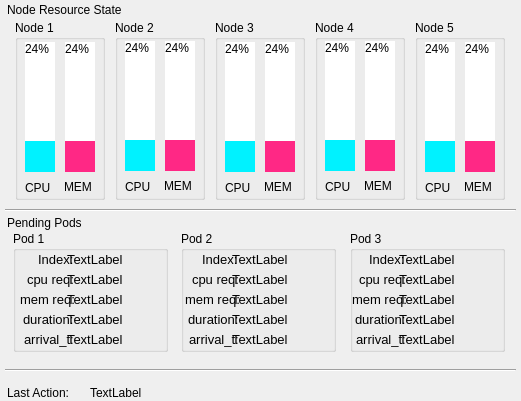
  <widget class="QWidget" name="mainMonitor" native="true">
   <property name="geometry">
    <rect>
     <x>10</x>
     <y>10</y>
     <width>521</width>
     <height>401</height>
    </rect>
   </property>
   <widget class="QGroupBox" name="nodeBox_1">
    <property name="geometry">
     <rect>
      <x>15</x>
      <y>20</y>
      <width>90</width>
      <height>180</height>
     </rect>
    </property>
    <property name="title">
     <string>Node 1</string>
    </property>
    <widget class="QProgressBar" name="node1_cpu_bar">
     <property name="geometry">
      <rect>
       <x>10</x>
       <y>22</y>
       <width>30</width>
       <height>130</height>
      </rect>
     </property>
     <property name="sizePolicy">
      <sizepolicy hsizetype="Fixed" vsizetype="Expanding">
       <horstretch>0</horstretch>
       <verstretch>0</verstretch>
      </sizepolicy>
     </property>
     <property name="styleSheet">
      <string notr="true">QProgressBar
{
border: solid grey;
color: black;
}
QProgressBar::chunk 
{
background-color:  rgb(0, 242, 255);
}      </string>
     </property>
     <property name="value">
      <number>24</number>
     </property>
     <property name="orientation">
      <enum>Qt::Vertical</enum>
     </property>
    </widget>
    <widget class="QProgressBar" name="node1_mem_bar">
     <property name="geometry">
      <rect>
       <x>50</x>
       <y>22</y>
       <width>30</width>
       <height>130</height>
      </rect>
     </property>
     <property name="sizePolicy">
      <sizepolicy hsizetype="Fixed" vsizetype="Expanding">
       <horstretch>0</horstretch>
       <verstretch>0</verstretch>
      </sizepolicy>
     </property>
     <property name="styleSheet">
      <string notr="true">QProgressBar
{
border: solid grey;
color: black;
}
QProgressBar::chunk 
{
background-color: rgb(255, 40, 133);
}      </string>
     </property>
     <property name="value">
      <number>24</number>
     </property>
     <property name="orientation">
      <enum>Qt::Vertical</enum>
     </property>
    </widget>
    <widget class="QLabel" name="label_5">
     <property name="geometry">
      <rect>
       <x>10</x>
       <y>160</y>
       <width>31</width>
       <height>16</height>
      </rect>
     </property>
     <property name="text">
      <string>CPU</string>
     </property>
    </widget>
    <widget class="QLabel" name="label_6">
     <property name="geometry">
      <rect>
       <x>49</x>
       <y>157</y>
       <width>31</width>
       <height>20</height>
      </rect>
     </property>
     <property name="text">
      <string>MEM</string>
     </property>
    </widget>
   </widget>
   <widget class="QGroupBox" name="nodeBox_2">
    <property name="geometry">
     <rect>
      <x>115</x>
      <y>20</y>
      <width>90</width>
      <height>180</height>
     </rect>
    </property>
    <property name="title">
     <string>Node 2</string>
    </property>
    <widget class="QLabel" name="label_7">
     <property name="geometry">
      <rect>
       <x>10</x>
       <y>159</y>
       <width>31</width>
       <height>16</height>
      </rect>
     </property>
     <property name="text">
      <string>CPU</string>
     </property>
    </widget>
    <widget class="QProgressBar" name="node2_mem_bar">
     <property name="geometry">
      <rect>
       <x>50</x>
       <y>21</y>
       <width>30</width>
       <height>130</height>
      </rect>
     </property>
     <property name="sizePolicy">
      <sizepolicy hsizetype="Fixed" vsizetype="Expanding">
       <horstretch>0</horstretch>
       <verstretch>0</verstretch>
      </sizepolicy>
     </property>
     <property name="styleSheet">
      <string notr="true">QProgressBar
{
border: solid grey;
color: black;
}
QProgressBar::chunk 
{
background-color: rgb(255, 40, 133);
}      </string>
     </property>
     <property name="value">
      <number>24</number>
     </property>
     <property name="orientation">
      <enum>Qt::Vertical</enum>
     </property>
    </widget>
    <widget class="QLabel" name="label_8">
     <property name="geometry">
      <rect>
       <x>49</x>
       <y>156</y>
       <width>31</width>
       <height>20</height>
      </rect>
     </property>
     <property name="text">
      <string>MEM</string>
     </property>
    </widget>
    <widget class="QProgressBar" name="node2_cpu_bar">
     <property name="geometry">
      <rect>
       <x>10</x>
       <y>21</y>
       <width>30</width>
       <height>130</height>
      </rect>
     </property>
     <property name="sizePolicy">
      <sizepolicy hsizetype="Fixed" vsizetype="Expanding">
       <horstretch>0</horstretch>
       <verstretch>0</verstretch>
      </sizepolicy>
     </property>
     <property name="styleSheet">
      <string notr="true">QProgressBar
{
border: solid grey;
color: black;
}
QProgressBar::chunk 
{
background-color:  rgb(0, 242, 255);
}      </string>
     </property>
     <property name="value">
      <number>24</number>
     </property>
     <property name="orientation">
      <enum>Qt::Vertical</enum>
     </property>
    </widget>
   </widget>
   <widget class="QGroupBox" name="nodeBox_4">
    <property name="geometry">
     <rect>
      <x>315</x>
      <y>20</y>
      <width>90</width>
      <height>180</height>
     </rect>
    </property>
    <property name="title">
     <string>Node 4</string>
    </property>
    <widget class="QLabel" name="label_11">
     <property name="geometry">
      <rect>
       <x>10</x>
       <y>159</y>
       <width>31</width>
       <height>16</height>
      </rect>
     </property>
     <property name="text">
      <string>CPU</string>
     </property>
    </widget>
    <widget class="QLabel" name="label_12">
     <property name="geometry">
      <rect>
       <x>49</x>
       <y>156</y>
       <width>31</width>
       <height>20</height>
      </rect>
     </property>
     <property name="text">
      <string>MEM</string>
     </property>
    </widget>
    <widget class="QProgressBar" name="node4_cpu_bar">
     <property name="geometry">
      <rect>
       <x>10</x>
       <y>21</y>
       <width>30</width>
       <height>130</height>
      </rect>
     </property>
     <property name="sizePolicy">
      <sizepolicy hsizetype="Fixed" vsizetype="Expanding">
       <horstretch>0</horstretch>
       <verstretch>0</verstretch>
      </sizepolicy>
     </property>
     <property name="styleSheet">
      <string notr="true">QProgressBar
{
border: solid grey;
color: black;
}
QProgressBar::chunk 
{
background-color:  rgb(0, 242, 255);
}      </string>
     </property>
     <property name="value">
      <number>24</number>
     </property>
     <property name="orientation">
      <enum>Qt::Vertical</enum>
     </property>
    </widget>
    <widget class="QProgressBar" name="node4_mem_bar">
     <property name="geometry">
      <rect>
       <x>50</x>
       <y>21</y>
       <width>30</width>
       <height>130</height>
      </rect>
     </property>
     <property name="sizePolicy">
      <sizepolicy hsizetype="Fixed" vsizetype="Expanding">
       <horstretch>0</horstretch>
       <verstretch>0</verstretch>
      </sizepolicy>
     </property>
     <property name="styleSheet">
      <string notr="true">QProgressBar
{
border: solid grey;
color: black;
}
QProgressBar::chunk 
{
background-color: rgb(255, 40, 133);
}      </string>
     </property>
     <property name="value">
      <number>24</number>
     </property>
     <property name="orientation">
      <enum>Qt::Vertical</enum>
     </property>
    </widget>
   </widget>
   <widget class="QGroupBox" name="nodeBox_3">
    <property name="geometry">
     <rect>
      <x>215</x>
      <y>20</y>
      <width>90</width>
      <height>180</height>
     </rect>
    </property>
    <property name="title">
     <string>Node 3</string>
    </property>
    <widget class="QLabel" name="label_9">
     <property name="geometry">
      <rect>
       <x>10</x>
       <y>160</y>
       <width>31</width>
       <height>16</height>
      </rect>
     </property>
     <property name="text">
      <string>CPU</string>
     </property>
    </widget>
    <widget class="QLabel" name="label_10">
     <property name="geometry">
      <rect>
       <x>49</x>
       <y>157</y>
       <width>31</width>
       <height>20</height>
      </rect>
     </property>
     <property name="text">
      <string>MEM</string>
     </property>
    </widget>
    <widget class="QProgressBar" name="node3_cpu_bar">
     <property name="geometry">
      <rect>
       <x>10</x>
       <y>22</y>
       <width>30</width>
       <height>130</height>
      </rect>
     </property>
     <property name="sizePolicy">
      <sizepolicy hsizetype="Fixed" vsizetype="Expanding">
       <horstretch>0</horstretch>
       <verstretch>0</verstretch>
      </sizepolicy>
     </property>
     <property name="styleSheet">
      <string notr="true">QProgressBar
{
border: solid grey;
color: black;
}
QProgressBar::chunk 
{
background-color:  rgb(0, 242, 255);
}      </string>
     </property>
     <property name="value">
      <number>24</number>
     </property>
     <property name="orientation">
      <enum>Qt::Vertical</enum>
     </property>
    </widget>
    <widget class="QProgressBar" name="node3_mem_bar">
     <property name="geometry">
      <rect>
       <x>50</x>
       <y>22</y>
       <width>30</width>
       <height>130</height>
      </rect>
     </property>
     <property name="sizePolicy">
      <sizepolicy hsizetype="Fixed" vsizetype="Expanding">
       <horstretch>0</horstretch>
       <verstretch>0</verstretch>
      </sizepolicy>
     </property>
     <property name="styleSheet">
      <string notr="true">QProgressBar
{
border: solid grey;
color: black;
}
QProgressBar::chunk 
{
background-color: rgb(255, 40, 133);
}      </string>
     </property>
     <property name="value">
      <number>24</number>
     </property>
     <property name="orientation">
      <enum>Qt::Vertical</enum>
     </property>
    </widget>
   </widget>
   <widget class="QGroupBox" name="nodeBox_5">
    <property name="geometry">
     <rect>
      <x>415</x>
      <y>20</y>
      <width>90</width>
      <height>180</height>
     </rect>
    </property>
    <property name="title">
     <string>Node 5</string>
    </property>
    <widget class="QLabel" name="label_13">
     <property name="geometry">
      <rect>
       <x>10</x>
       <y>160</y>
       <width>31</width>
       <height>16</height>
      </rect>
     </property>
     <property name="text">
      <string>CPU</string>
     </property>
    </widget>
    <widget class="QLabel" name="label_14">
     <property name="geometry">
      <rect>
       <x>49</x>
       <y>157</y>
       <width>31</width>
       <height>20</height>
      </rect>
     </property>
     <property name="text">
      <string>MEM</string>
     </property>
    </widget>
    <widget class="QProgressBar" name="node5_cpu_bar">
     <property name="geometry">
      <rect>
       <x>10</x>
       <y>22</y>
       <width>30</width>
       <height>130</height>
      </rect>
     </property>
     <property name="sizePolicy">
      <sizepolicy hsizetype="Fixed" vsizetype="Expanding">
       <horstretch>0</horstretch>
       <verstretch>0</verstretch>
      </sizepolicy>
     </property>
     <property name="styleSheet">
      <string notr="true">QProgressBar
{
border: solid grey;
color: black;
}
QProgressBar::chunk 
{
background-color:  rgb(0, 242, 255);
}      </string>
     </property>
     <property name="value">
      <number>24</number>
     </property>
     <property name="orientation">
      <enum>Qt::Vertical</enum>
     </property>
    </widget>
    <widget class="QProgressBar" name="node5_mem_bar">
     <property name="geometry">
      <rect>
       <x>50</x>
       <y>22</y>
       <width>30</width>
       <height>130</height>
      </rect>
     </property>
     <property name="sizePolicy">
      <sizepolicy hsizetype="Fixed" vsizetype="Expanding">
       <horstretch>0</horstretch>
       <verstretch>0</verstretch>
      </sizepolicy>
     </property>
     <property name="styleSheet">
      <string notr="true">QProgressBar
{
border: solid grey;
color: black;
}
QProgressBar::chunk 
{
background-color: rgb(255, 40, 133);
}      </string>
     </property>
     <property name="value">
      <number>24</number>
     </property>
     <property name="orientation">
      <enum>Qt::Vertical</enum>
     </property>
    </widget>
   </widget>
   <widget class="QLabel" name="label_2">
    <property name="geometry">
     <rect>
      <x>7</x>
      <y>5</y>
      <width>140</width>
      <height>10</height>
     </rect>
    </property>
    <property name="text">
     <string>Node Resource State</string>
    </property>
   </widget>
   <widget class="QLabel" name="label_3">
    <property name="geometry">
     <rect>
      <x>7</x>
      <y>215</y>
      <width>91</width>
      <height>16</height>
     </rect>
    </property>
    <property name="text">
     <string>Pending Pods</string>
    </property>
   </widget>
   <widget class="Line" name="line">
    <property name="geometry">
     <rect>
      <x>5</x>
      <y>202</y>
      <width>511</width>
      <height>16</height>
     </rect>
    </property>
    <property name="orientation">
     <enum>Qt::Horizontal</enum>
    </property>
   </widget>
   <widget class="QGroupBox" name="podBox_1">
    <property name="geometry">
     <rect>
      <x>13</x>
      <y>231</y>
      <width>155</width>
      <height>121</height>
     </rect>
    </property>
    <property name="title">
     <string>Pod 1</string>
    </property>
    <widget class="QLabel" name="label_15">
     <property name="geometry">
      <rect>
       <x>14</x>
       <y>40</y>
       <width>71</width>
       <height>16</height>
      </rect>
     </property>
     <property name="font">
      <font>
       <pointsize>10</pointsize>
      </font>
     </property>
     <property name="text">
      <string>cpu req:</string>
     </property>
    </widget>
    <widget class="QLabel" name="label_16">
     <property name="geometry">
      <rect>
       <x>7</x>
       <y>60</y>
       <width>71</width>
       <height>16</height>
      </rect>
     </property>
     <property name="font">
      <font>
       <pointsize>10</pointsize>
      </font>
     </property>
     <property name="text">
      <string>mem req:</string>
     </property>
    </widget>
    <widget class="QLabel" name="label_17">
     <property name="geometry">
      <rect>
       <x>10</x>
       <y>80</y>
       <width>71</width>
       <height>16</height>
      </rect>
     </property>
     <property name="font">
      <font>
       <pointsize>10</pointsize>
      </font>
     </property>
     <property name="text">
      <string>duration:</string>
     </property>
    </widget>
    <widget class="QLabel" name="label_18">
     <property name="geometry">
      <rect>
       <x>11</x>
       <y>100</y>
       <width>71</width>
       <height>16</height>
      </rect>
     </property>
     <property name="font">
      <font>
       <pointsize>10</pointsize>
      </font>
     </property>
     <property name="text">
      <string>arrival_t:</string>
     </property>
    </widget>
    <widget class="QLabel" name="label_19">
     <property name="geometry">
      <rect>
       <x>25</x>
       <y>20</y>
       <width>41</width>
       <height>16</height>
      </rect>
     </property>
     <property name="font">
      <font>
       <pointsize>10</pointsize>
      </font>
     </property>
     <property name="text">
      <string>Index:</string>
     </property>
    </widget>
    <widget class="QLabel" name="pod1_idx">
     <property name="geometry">
      <rect>
       <x>54</x>
       <y>20</y>
       <width>95</width>
       <height>16</height>
      </rect>
     </property>
     <property name="font">
      <font>
       <pointsize>10</pointsize>
      </font>
     </property>
     <property name="text">
      <string>TextLabel</string>
     </property>
    </widget>
    <widget class="QLabel" name="pod1_cpu_req">
     <property name="geometry">
      <rect>
       <x>54</x>
       <y>40</y>
       <width>95</width>
       <height>16</height>
      </rect>
     </property>
     <property name="font">
      <font>
       <pointsize>10</pointsize>
      </font>
     </property>
     <property name="text">
      <string>TextLabel</string>
     </property>
    </widget>
    <widget class="QLabel" name="pod1_mem_req">
     <property name="geometry">
      <rect>
       <x>54</x>
       <y>60</y>
       <width>95</width>
       <height>16</height>
      </rect>
     </property>
     <property name="font">
      <font>
       <pointsize>10</pointsize>
      </font>
     </property>
     <property name="text">
      <string>TextLabel</string>
     </property>
    </widget>
    <widget class="QLabel" name="pod1_duration">
     <property name="geometry">
      <rect>
       <x>54</x>
       <y>80</y>
       <width>95</width>
       <height>16</height>
      </rect>
     </property>
     <property name="font">
      <font>
       <pointsize>10</pointsize>
      </font>
     </property>
     <property name="text">
      <string>TextLabel</string>
     </property>
    </widget>
    <widget class="QLabel" name="pod1_arrival_t">
     <property name="geometry">
      <rect>
       <x>54</x>
       <y>100</y>
       <width>95</width>
       <height>16</height>
      </rect>
     </property>
     <property name="font">
      <font>
       <pointsize>10</pointsize>
      </font>
     </property>
     <property name="text">
      <string>TextLabel</string>
     </property>
    </widget>
   </widget>
   <widget class="QGroupBox" name="podBox_2">
    <property name="geometry">
     <rect>
      <x>181</x>
      <y>231</y>
      <width>155</width>
      <height>121</height>
     </rect>
    </property>
    <property name="title">
     <string>Pod 2</string>
    </property>
    <widget class="QLabel" name="pod2_idx">
     <property name="geometry">
      <rect>
       <x>51</x>
       <y>20</y>
       <width>95</width>
       <height>16</height>
      </rect>
     </property>
     <property name="font">
      <font>
       <pointsize>10</pointsize>
      </font>
     </property>
     <property name="text">
      <string>TextLabel</string>
     </property>
    </widget>
    <widget class="QLabel" name="label_20">
     <property name="geometry">
      <rect>
       <x>4</x>
       <y>60</y>
       <width>71</width>
       <height>16</height>
      </rect>
     </property>
     <property name="font">
      <font>
       <pointsize>10</pointsize>
      </font>
     </property>
     <property name="text">
      <string>mem req:</string>
     </property>
    </widget>
    <widget class="QLabel" name="pod2_duration">
     <property name="geometry">
      <rect>
       <x>51</x>
       <y>80</y>
       <width>95</width>
       <height>16</height>
      </rect>
     </property>
     <property name="font">
      <font>
       <pointsize>10</pointsize>
      </font>
     </property>
     <property name="text">
      <string>TextLabel</string>
     </property>
    </widget>
    <widget class="QLabel" name="label_21">
     <property name="geometry">
      <rect>
       <x>7</x>
       <y>80</y>
       <width>71</width>
       <height>16</height>
      </rect>
     </property>
     <property name="font">
      <font>
       <pointsize>10</pointsize>
      </font>
     </property>
     <property name="text">
      <string>duration:</string>
     </property>
    </widget>
    <widget class="QLabel" name="label_22">
     <property name="geometry">
      <rect>
       <x>8</x>
       <y>100</y>
       <width>71</width>
       <height>16</height>
      </rect>
     </property>
     <property name="font">
      <font>
       <pointsize>10</pointsize>
      </font>
     </property>
     <property name="text">
      <string>arrival_t:</string>
     </property>
    </widget>
    <widget class="QLabel" name="pod2_mem_req">
     <property name="geometry">
      <rect>
       <x>51</x>
       <y>60</y>
       <width>95</width>
       <height>16</height>
      </rect>
     </property>
     <property name="font">
      <font>
       <pointsize>10</pointsize>
      </font>
     </property>
     <property name="text">
      <string>TextLabel</string>
     </property>
    </widget>
    <widget class="QLabel" name="label_23">
     <property name="geometry">
      <rect>
       <x>21</x>
       <y>20</y>
       <width>41</width>
       <height>16</height>
      </rect>
     </property>
     <property name="font">
      <font>
       <pointsize>10</pointsize>
      </font>
     </property>
     <property name="text">
      <string>Index:</string>
     </property>
    </widget>
    <widget class="QLabel" name="label_24">
     <property name="geometry">
      <rect>
       <x>11</x>
       <y>40</y>
       <width>71</width>
       <height>16</height>
      </rect>
     </property>
     <property name="font">
      <font>
       <pointsize>10</pointsize>
      </font>
     </property>
     <property name="text">
      <string>cpu req:</string>
     </property>
    </widget>
    <widget class="QLabel" name="pod2_arrival_t">
     <property name="geometry">
      <rect>
       <x>51</x>
       <y>100</y>
       <width>95</width>
       <height>16</height>
      </rect>
     </property>
     <property name="font">
      <font>
       <pointsize>10</pointsize>
      </font>
     </property>
     <property name="text">
      <string>TextLabel</string>
     </property>
    </widget>
    <widget class="QLabel" name="pod2_cpu_req">
     <property name="geometry">
      <rect>
       <x>51</x>
       <y>40</y>
       <width>95</width>
       <height>16</height>
      </rect>
     </property>
     <property name="font">
      <font>
       <pointsize>10</pointsize>
      </font>
     </property>
     <property name="text">
      <string>TextLabel</string>
     </property>
    </widget>
   </widget>
   <widget class="QGroupBox" name="podBox_3">
    <property name="geometry">
     <rect>
      <x>350</x>
      <y>231</y>
      <width>155</width>
      <height>121</height>
     </rect>
    </property>
    <property name="title">
     <string>Pod 3</string>
    </property>
    <widget class="QLabel" name="pod3_idx">
     <property name="geometry">
      <rect>
       <x>49</x>
       <y>20</y>
       <width>95</width>
       <height>16</height>
      </rect>
     </property>
     <property name="font">
      <font>
       <pointsize>10</pointsize>
      </font>
     </property>
     <property name="text">
      <string>TextLabel</string>
     </property>
    </widget>
    <widget class="QLabel" name="label_25">
     <property name="geometry">
      <rect>
       <x>2</x>
       <y>60</y>
       <width>71</width>
       <height>16</height>
      </rect>
     </property>
     <property name="font">
      <font>
       <pointsize>10</pointsize>
      </font>
     </property>
     <property name="text">
      <string>mem req:</string>
     </property>
    </widget>
    <widget class="QLabel" name="pod3_duration">
     <property name="geometry">
      <rect>
       <x>49</x>
       <y>80</y>
       <width>95</width>
       <height>16</height>
      </rect>
     </property>
     <property name="font">
      <font>
       <pointsize>10</pointsize>
      </font>
     </property>
     <property name="text">
      <string>TextLabel</string>
     </property>
    </widget>
    <widget class="QLabel" name="label_26">
     <property name="geometry">
      <rect>
       <x>5</x>
       <y>80</y>
       <width>71</width>
       <height>16</height>
      </rect>
     </property>
     <property name="font">
      <font>
       <pointsize>10</pointsize>
      </font>
     </property>
     <property name="text">
      <string>duration:</string>
     </property>
    </widget>
    <widget class="QLabel" name="label_27">
     <property name="geometry">
      <rect>
       <x>6</x>
       <y>100</y>
       <width>71</width>
       <height>16</height>
      </rect>
     </property>
     <property name="font">
      <font>
       <pointsize>10</pointsize>
      </font>
     </property>
     <property name="text">
      <string>arrival_t:</string>
     </property>
    </widget>
    <widget class="QLabel" name="pod3_mem_req">
     <property name="geometry">
      <rect>
       <x>49</x>
       <y>60</y>
       <width>95</width>
       <height>16</height>
      </rect>
     </property>
     <property name="font">
      <font>
       <pointsize>10</pointsize>
      </font>
     </property>
     <property name="text">
      <string>TextLabel</string>
     </property>
    </widget>
    <widget class="QLabel" name="label_28">
     <property name="geometry">
      <rect>
       <x>19</x>
       <y>20</y>
       <width>41</width>
       <height>16</height>
      </rect>
     </property>
     <property name="font">
      <font>
       <pointsize>10</pointsize>
      </font>
     </property>
     <property name="text">
      <string>Index:</string>
     </property>
    </widget>
    <widget class="QLabel" name="label_29">
     <property name="geometry">
      <rect>
       <x>9</x>
       <y>40</y>
       <width>71</width>
       <height>16</height>
      </rect>
     </property>
     <property name="font">
      <font>
       <pointsize>10</pointsize>
      </font>
     </property>
     <property name="text">
      <string>cpu req:</string>
     </property>
    </widget>
    <widget class="QLabel" name="pod3_arrival_t">
     <property name="geometry">
      <rect>
       <x>49</x>
       <y>100</y>
       <width>95</width>
       <height>16</height>
      </rect>
     </property>
     <property name="font">
      <font>
       <pointsize>10</pointsize>
      </font>
     </property>
     <property name="text">
      <string>TextLabel</string>
     </property>
    </widget>
    <widget class="QLabel" name="pod3_cpu_req">
     <property name="geometry">
      <rect>
       <x>49</x>
       <y>40</y>
       <width>95</width>
       <height>16</height>
      </rect>
     </property>
     <property name="font">
      <font>
       <pointsize>10</pointsize>
      </font>
     </property>
     <property name="text">
      <string>TextLabel</string>
     </property>
    </widget>
   </widget>
   <widget class="Line" name="line_2">
    <property name="geometry">
     <rect>
      <x>5</x>
      <y>362</y>
      <width>511</width>
      <height>16</height>
     </rect>
    </property>
    <property name="orientation">
     <enum>Qt::Horizontal</enum>
    </property>
   </widget>
   <widget class="QLabel" name="label_30">
    <property name="geometry">
     <rect>
      <x>7</x>
      <y>385</y>
      <width>81</width>
      <height>16</height>
     </rect>
    </property>
    <property name="text">
     <string>Last Action:</string>
    </property>
   </widget>
   <widget class="QLabel" name="lastActionLabel">
    <property name="geometry">
     <rect>
      <x>90</x>
      <y>385</y>
      <width>411</width>
      <height>16</height>
     </rect>
    </property>
    <property name="text">
     <string>TextLabel</string>
    </property>
   </widget>
  </widget>
